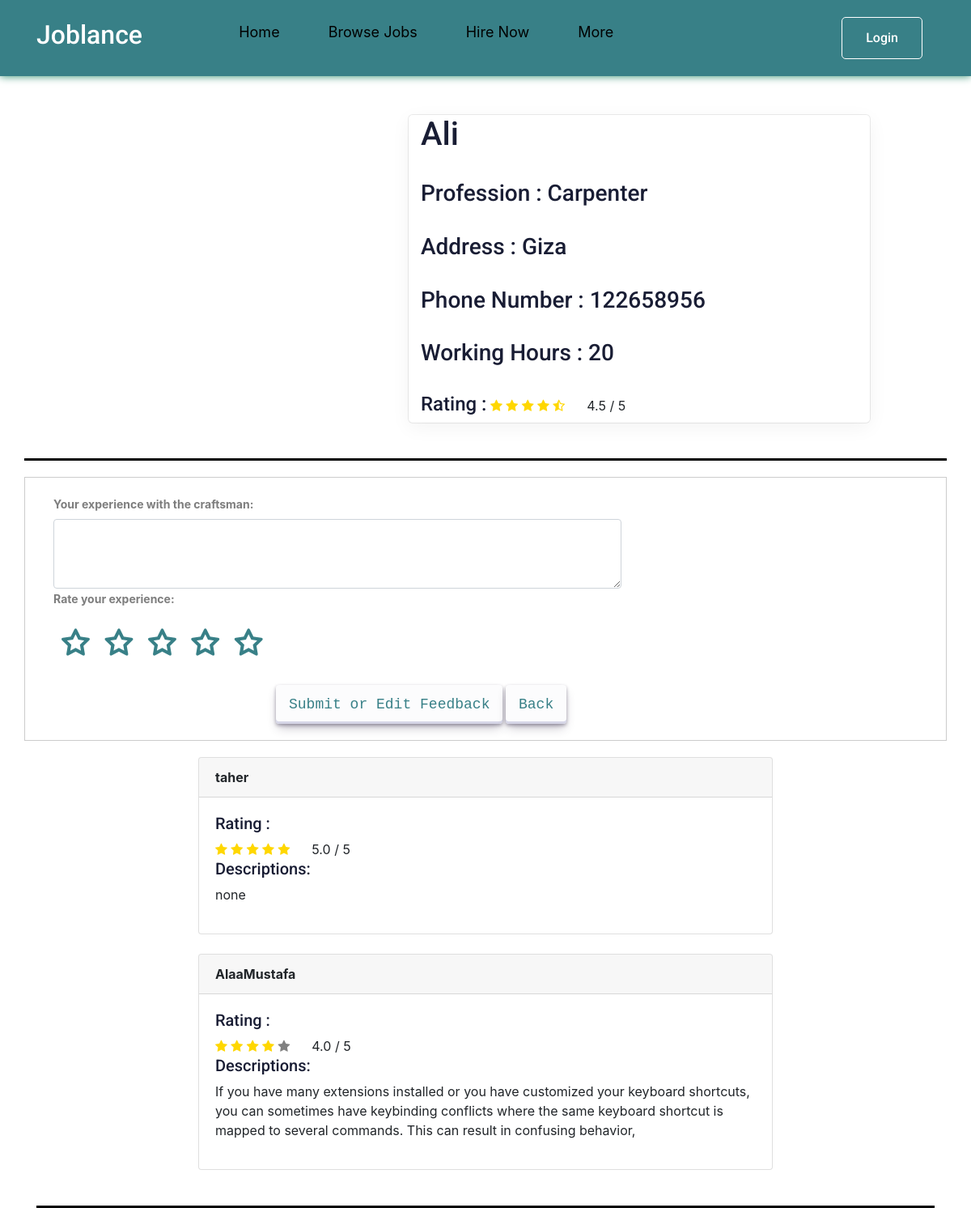
Before: /features/craftsman_detail/1/ with the older database file.
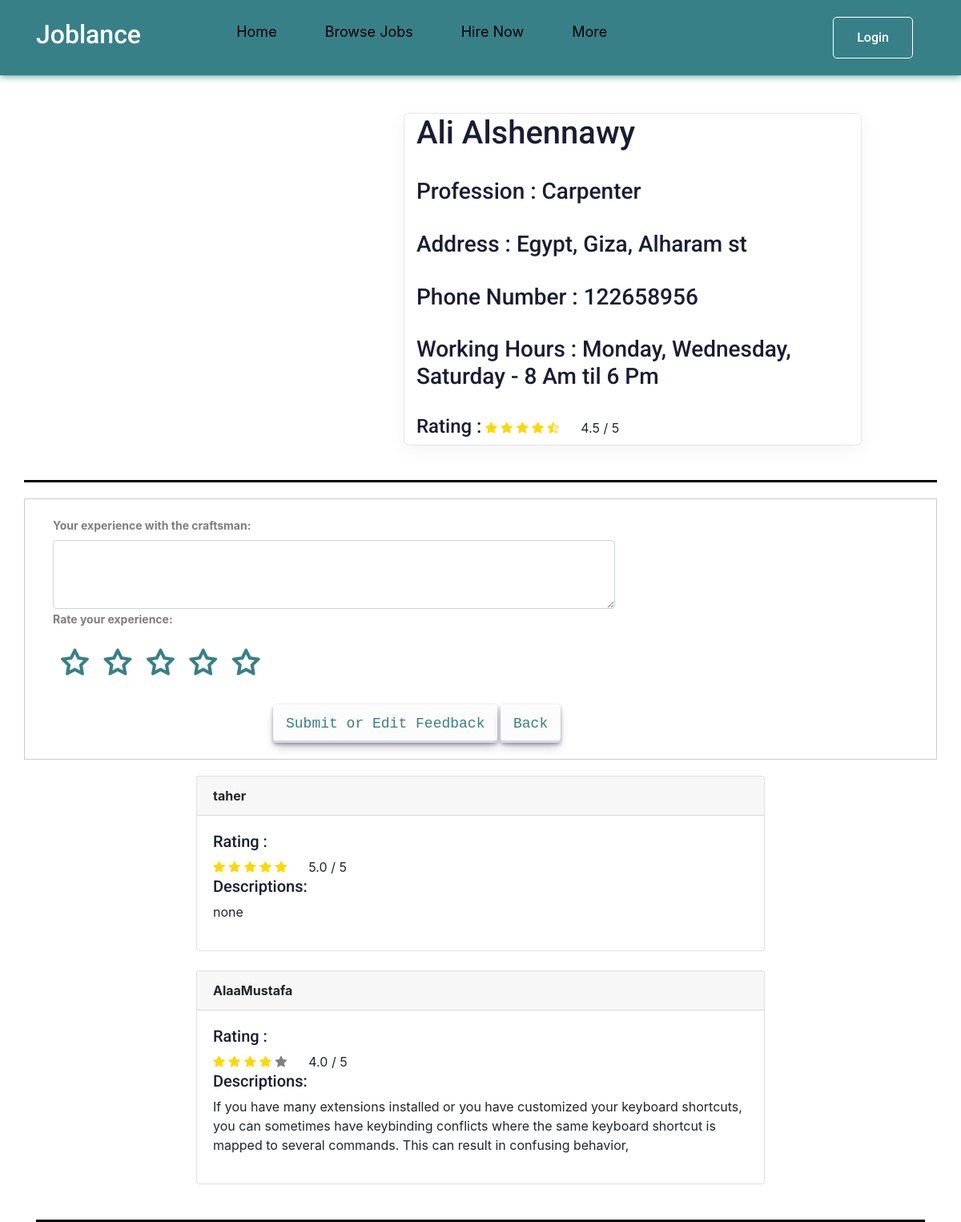
After: the same page with the newer database file.
### features/models.py (models this page shows, shortened)
class Craftsmen(models.Model):
     image = models.ImageField(default='user.png', upload_to=image_upload)
     name = models.CharField(max_length=30, default='none')
     slug = models.SlugField(null=True, blank=True)
     phone_number = models.IntegerField(default='none')
     profession = models.CharField(max_length=30, default='none')
     address = models.CharField(max_length=50, default='none')
     working_hours = models.CharField(max_length=50, default='none')
     description = models.TextField(max_length=10000)
     def __str__(self):
         return str(self.name)
     def average_review(self):
         review = Rating.objects.filter(RACraftsmen=self).aggregate(average=Avg('RAting'))
         avg = 0
         if review["average"] is not None:
             avg = float(review["average"])
         return avg

### features/views.py (the view)
# urls.py: path('craftsman_detail/<int:craftsman_id>/', views.craftsman_detail, name='craftsman_detail'),
def craftsman_detail(request, craftsman_id):
    craftsman_details = Craftsmen.objects.get(id=craftsman_id)
    Rev =craftsman_details.average_review()
    rating_details = Rating.objects.filter(RACraftsmen=craftsman_details)
    context = {'craftsman_detail': craftsman_details ,'rating_details': rating_details , 'Rev':Rev}
    return render(request, 'features/craftsman_detail.html', context)

### features/templates/features/craftsman_detail.html (shortened to what the changed rows need)
{% load static %}
<!DOCTYPE html>
<html lang="en">
<head>
    <link rel="stylesheet" href="{% static 'css/normalize.css' %}">
    <link rel="stylesheet" href="{% static 'css/craftsmen.css' %}">
    <link rel="stylesheet" href="{% static 'css/style.css'%}">
    <link rel="stylesheet" href="{% static 'css/craftsman_detail.css'%}">
    <link rel="stylesheet" href="{% static 'css/rating.css'%}">
    <link rel="stylesheet" href="{% static 'css/all.min.css' %}">
    <link rel="stylesheet" href="https://stackpath.bootstrapcdn.com/bootstrap/4.3.1/css/bootstrap.min.css">
    <link rel="stylesheet" href="https://cdnjs.cloudflare.com/ajax/libs/font-awesome/4.7.0/css/font-awesome.min.css">
</head>
<body>
    <Header>
        <div class="container">
            <a href="{% url 'pages:index' %}" class="logo">
                <h2 style="color: #fff;">Joblance</h2>
            </a>
        </div>
    </Header>
    <div class="container dark-grey-text mt-5">
        <div class="row wow fadeIn">
          <div class="col-md-6  mb-4 wid">
                <h1>{{ craftsman_detail }} </h1>
                <br>
                <h3>Profession : {{ craftsman_detail.profession }} </h3>
                <h3>Address : {{ craftsman_detail.address }} </h3>
                <h3>Phone Number : {{ craftsman_detail.phone_number }} </h3>
                <h3>Working Hours : {{ craftsman_detail.working_hours }} </h3>
                <h4>Rating :  </h4>
                <div class="review-feedback BQ">
                    <span class="fa {% if Rev == 0.5 %}fa-star-half-full {% elif Rev < 0.5 %}fa fa-star{% elif  Rev > 0.5 %}fa fa-star-full{% endif %}"></span>
                    <span class="fa {% if Rev == 1.5 %}fa-star-half-full {% elif Rev < 1.5 %}fa fa-star{% elif  Rev > 1.5 %}fa fa-star-full{% endif %}"></span>
                    <span class="fa {% if Rev == 2.5 %}fa-star-half-full {% elif Rev < 2.5 %}fa fa-star{% elif  Rev > 2.5 %}fa fa-star-full{% endif %}"></span>
                    <span class="fa {% if Rev == 3.5 %}fa-star-half-full {% elif Rev < 3.5 %}fa fa-star{% elif  Rev > 3.5 %}fa fa-star-full{% endif %}"></span>
                    <span class="fa {% if Rev == 4.5 %}fa-star-half-full {% elif Rev < 4.5 %}fa fa-star{% elif  Rev > 4.5 %}fa fa-star-full{% endif %}"></span>&nbsp;&nbsp;&nbsp;&nbsp;&nbsp;
                    {{Rev | stringformat:".1f"}} / 5
                </div>
                <br>
            </div>
        </div>
    </div>
</body>
</html>

Changed rows visible on the page:
changed Craftsmen "Carpenter": name "Ali" → "Ali Alshennawy"; address "Giza" → "Egypt, Giza, Alharam st"; working_hours "20" → "Monday, Wednesday, Saturday - 8 Am til 6 Pm"
